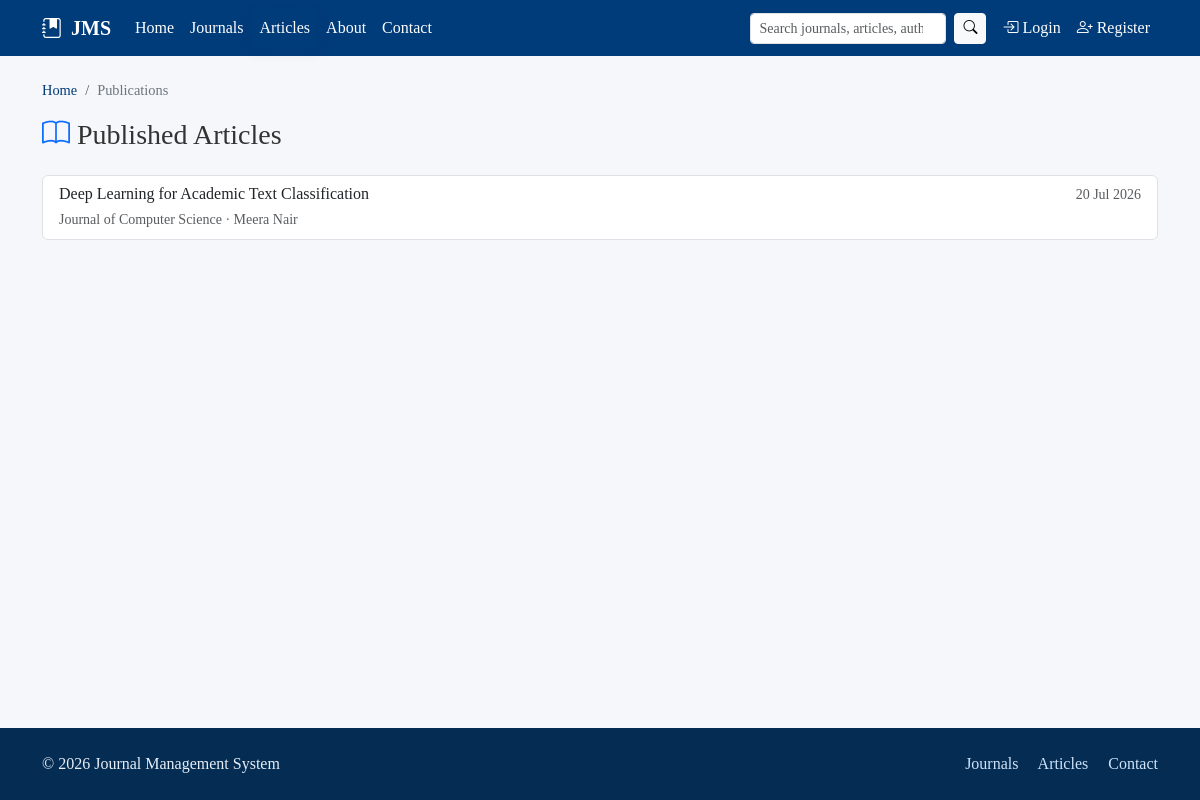
Page /journal/publications/ on the committed database.
### journal/models.py (models this page shows, shortened)
class Submission(models.Model):
    STATUS_SUBMITTED = 'submitted'
    STATUS_SCREENING = 'screening'
    STATUS_UNDER_REVIEW = 'under_review'
    STATUS_REVISION_REQUESTED = 'revision_requested'
    STATUS_ACCEPTED = 'accepted'
    STATUS_REJECTED = 'rejected'
    STATUS_PUBLISHED = 'published'
    STATUS_CHOICES = [
        (STATUS_SUBMITTED, 'Submitted'),
        (STATUS_SCREENING, 'Screening'),
        (STATUS_UNDER_REVIEW, 'Under Review'),
        (STATUS_REVISION_REQUESTED, 'Revision Requested'),
        (STATUS_ACCEPTED, 'Accepted'),
        (STATUS_REJECTED, 'Rejected'),
        (STATUS_PUBLISHED, 'Published'),
    ]
    STATUS_BADGE = {
        STATUS_SUBMITTED: 'secondary',
        STATUS_SCREENING: 'info',
        STATUS_UNDER_REVIEW: 'primary',
        STATUS_REVISION_REQUESTED: 'warning',
        STATUS_ACCEPTED: 'success',
        STATUS_REJECTED: 'danger',
        STATUS_PUBLISHED: 'success',
    }
    submission_id = models.CharField(max_length=30, unique=True, blank=True, editable=False)
    journal = models.ForeignKey(Journal, on_delete=models.CASCADE, related_name='submissions')
    issue = models.ForeignKey(
        Issue, on_delete=models.SET_NULL, null=True, blank=True, related_name='articles',
        help_text='Assigned once the article is scheduled for publication',
    )
    title = models.CharField(max_length=300)
    abstract = models.TextField()
    keywords = models.CharField(max_length=300, help_text='Comma-separated keywords')
    subject_area = models.CharField(max_length=150)
    co_authors = models.CharField(
        max_length=500, blank=True,
        help_text='Comma-separated names of co-authors (if any)',
    )
    corresponding_author = models.ForeignKey(
        User, on_delete=models.CASCADE, related_name='submissions',
        limit_choices_to={'profile__role': 'author'},
    )
    manuscript_file = models.FileField(upload_to='manuscripts/', validators=[validate_manuscript_file])
    version_number = models.PositiveIntegerField(default=1)
    status = models.CharField(max_length=20, choices=STATUS_CHOICES, default=STATUS_SUBMITTED)
    editor_decision_comment = models.TextField(blank=True)
    submission_date = models.DateTimeField(auto_now_add=True)
    updated_at = models.DateTimeField(auto_now=True)
    class Meta:
        ordering = ['-submission_date']

class Journal(models.Model):
    title = models.CharField(max_length=255, unique=True)
    issn = models.CharField('ISSN', max_length=20, blank=True)
    description = models.TextField(blank=True)
    cover_image = models.ImageField(
        upload_to='covers/', blank=True, null=True, validators=[validate_cover_image]
    )
    editor = models.ForeignKey(
        User, on_delete=models.SET_NULL, null=True, blank=True,
        limit_choices_to={'profile__role': 'editor'},
        related_name='journals_edited',
        help_text='Assigned Editor responsible for this journal',
    )
    is_active = models.BooleanField(default=True)
    created_at = models.DateTimeField(auto_now_add=True)
    categories = models.ManyToManyField('JournalCategory', blank=True, related_name='journals')
    class Meta:
        ordering = ['title']

### journal/views.py (the view)
# urls.py: path('publications/', views.publication_list, name='publication_list'),
def publication_list(request):
    articles = Submission.objects.filter(status=Submission.STATUS_PUBLISHED).select_related('journal')
    paginator = Paginator(articles, PAGE_SIZE)
    page_obj = paginator.get_page(request.GET.get('page'))
    return render(request, 'journal/publication_list.html', {'page_obj': page_obj})

### core/context_processors.py (called while the page is built)
def sidebar_context(request):
    role = None
    unread_notifications = 0
    if request.user.is_authenticated and hasattr(request.user, 'profile'):
        role = request.user.profile.role
        unread_notifications = request.user.notifications.filter(is_read=False).count()
    return {
        'current_role': role,
        'unread_notifications': unread_notifications,
    }

### templates/journal/publication_list.html (shortened to what this page needs)
{% extends 'base.html' %}
{% block breadcrumbs %}
<nav aria-label="breadcrumb">
  <ol class="breadcrumb jms-breadcrumb">
    {% if user.is_authenticated %}<li class="breadcrumb-item"><a href="{% url 'core:dashboard' %}">Dashboard</a></li>{% else %}<li class="breadcrumb-item"><a href="{% url 'core:home' %}">Home</a></li>{% endif %}
    <li class="breadcrumb-item active" aria-current="page">Publications</li>
  </ol>
</nav>
{% endblock %}
{% block content %}
<h3 class="mb-4"><i class="bi bi-book text-primary"></i> Published Articles</h3>
<div class="list-group mb-3">
  {% for article in page_obj %}
    <a href="{% url 'journal:article_detail' article.pk %}" class="list-group-item list-group-item-action">
      <div class="d-flex justify-content-between">
        <div>
          <h6 class="mb-1">{{ article.title }}</h6>
          <small class="text-muted">{{ article.journal.title }} &middot; {{ article.corresponding_author.get_full_name|default:article.corresponding_author.username }}</small>
        </div>
        <small class="text-muted">{{ article.submission_date|date:"d M Y" }}</small>
      </div>
    </a>
  {% empty %}
    <p class="text-muted">No published articles yet.</p>
  {% endfor %}
</div>
{% endblock %}

### static/css/custom.css (style rules this page uses)
:root { --jms-primary: #003B7A; --jms-primary-light: #1a5fa3; --jms-sidebar-bg: #052c52; --jms-sidebar-hover: #0a4e8f; --jms-bg: #f5f7fa; --jms-card-bg: #ffffff; --jms-text: #333333; --jms-border-radius: 0.6rem; }
body { background-color: var(--jms-bg); color: var(--jms-text); font-family: Georgia, 'Times New Roman', Times, serif; min-height: 100vh; display: flex; flex-direction: column; }
.jms-breadcrumb { --bs-breadcrumb-divider: '/'; margin-bottom: 1rem; font-size: 0.9rem; }
.jms-breadcrumb .breadcrumb-item a { color: var(--jms-primary); text-decoration: none; }
.jms-breadcrumb .breadcrumb-item.active { color: #6c757d; }

### rows in the picture
Submission: title "Deep Learning for Academic Text Classification", journal "Journal of Computer Science", corresponding_author.get_full_name "Meera Nair", submission_date "20 Jul 2026"
